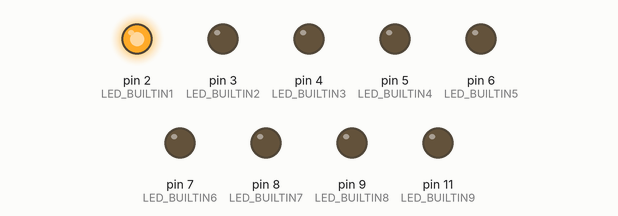
Simulated run of this sketch. Board: Arduino Uno, built with avr-gcc and run on an emulated ATmega328P. Shown: output pins drawn as LEDs (lit = HIGH).

Above: at 0.1 s.
At 9.1 s:
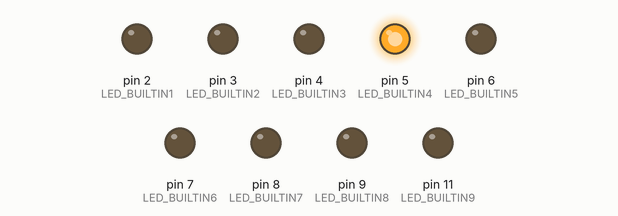
At 12.6 s:
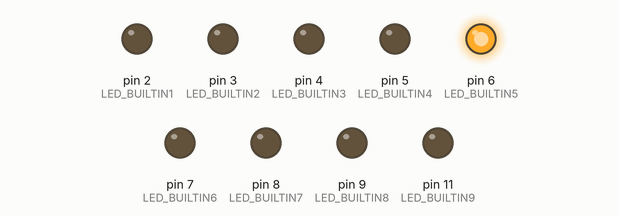
At 16.6 s:
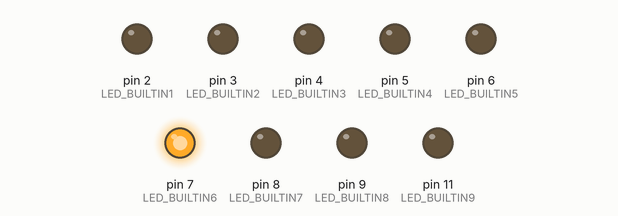
At 26.1 s:
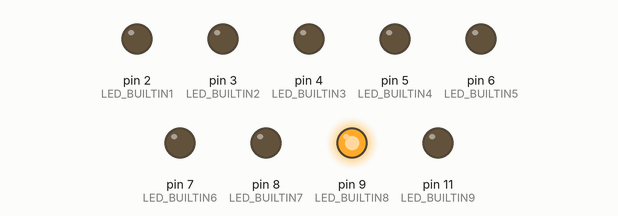
At 38.1 s:
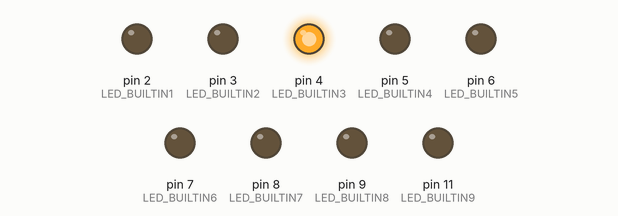
Timing chart, 0 to 39.6 s (numbered marks = the images above):
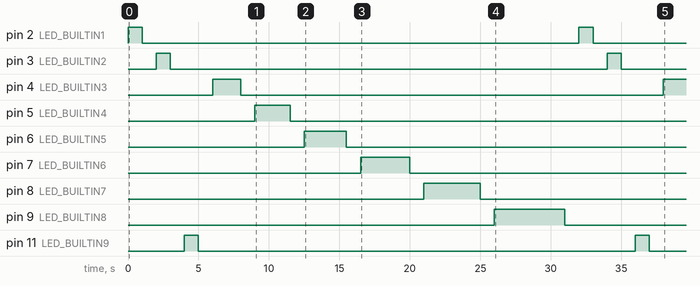

Measured:
- by itself, pin 2 (LED_BUILTIN1), pin 3 (LED_BUILTIN2), pin 11 (LED_BUILTIN9): alternates HIGH for 1.0 s and LOW for 31.0 s
- by itself, pin 4 (LED_BUILTIN3): LOW → HIGH at 6.0 s, → LOW 2.0 s later, → HIGH 30.0 s later
- by itself, pin 5 (LED_BUILTIN4): LOW → HIGH at 9.0 s, → LOW 2.5 s later
- by itself, pin 6 (LED_BUILTIN5): LOW → HIGH at 12.5 s, → LOW 3.0 s later
- by itself, pin 7 (LED_BUILTIN6): LOW → HIGH at 16.5 s, → LOW 3.5 s later
- by itself, pin 8 (LED_BUILTIN7): LOW → HIGH at 21.0 s, → LOW 4.0 s later
- by itself, pin 9 (LED_BUILTIN8): LOW → HIGH at 26.0 s, → LOW 5.0 s later

The sketch:

Blink_of_8_different_led.ino
```cpp
int LED_BUILTIN1=2;
int LED_BUILTIN2=3;
int LED_BUILTIN3=4;
int LED_BUILTIN4=5;
int LED_BUILTIN5=6;
int LED_BUILTIN6=7;
int LED_BUILTIN7=8;
int LED_BUILTIN8=9;
int LED_BUILTIN9=11;


void setup() {

  pinMode(LED_BUILTIN1, OUTPUT);
  pinMode(LED_BUILTIN2, OUTPUT);
  pinMode(LED_BUILTIN9, OUTPUT);
  pinMode(LED_BUILTIN3, OUTPUT);
  pinMode(LED_BUILTIN4, OUTPUT);
  pinMode(LED_BUILTIN5, OUTPUT);
  pinMode(LED_BUILTIN6, OUTPUT);
  pinMode(LED_BUILTIN7, OUTPUT);
  pinMode(LED_BUILTIN8, OUTPUT);
   pinMode(LED_BUILTIN9, OUTPUT);

}


void loop() {
  digitalWrite(LED_BUILTIN1, HIGH);   // turn the LED on (HIGH is the voltage level)
  delay(1000);                       // wait for a second
  digitalWrite(LED_BUILTIN1, LOW);    // turn the LED off by making the voltage LOW
  delay(1000);                       // wait for a second

  digitalWrite(LED_BUILTIN2, HIGH);   // turn the LED on (HIGH is the voltage level)
  delay(1000);                       // wait for a second
  digitalWrite(LED_BUILTIN2, LOW);    // turn the LED off by making the voltage LOW
  delay(1000);                       // wait for a second

  digitalWrite(LED_BUILTIN9, HIGH);   // turn the LED on (HIGH is the voltage level)
  delay(1000);                       // wait for a second
  digitalWrite(LED_BUILTIN9, LOW);    // turn the LED off by making the voltage LOW
  delay(1000);                       // wait for a second

  digitalWrite(LED_BUILTIN3, HIGH);   // turn the LED on (HIGH is the voltage level)
  delay(2000);                       // wait for a second
  digitalWrite(LED_BUILTIN3, LOW);    // turn the LED off by making the voltage LOW
  delay(1000);                       // wait for a second

  digitalWrite(LED_BUILTIN4, HIGH);   // turn the LED on (HIGH is the voltage level)
  delay(2500);                       // wait for a second
  digitalWrite(LED_BUILTIN4, LOW);    // turn the LED off by making the voltage LOW
  delay(1000);                       // wait for a second

  digitalWrite(LED_BUILTIN5, HIGH);   // turn the LED on (HIGH is the voltage level)
  delay(3000);                       // wait for a second
  digitalWrite(LED_BUILTIN5, LOW);    // turn the LED off by making the voltage LOW
  delay(1000);                       // wait for a second

  digitalWrite(LED_BUILTIN6, HIGH);   // turn the LED on (HIGH is the voltage level)
  delay(3500);                       // wait for a second
  digitalWrite(LED_BUILTIN6, LOW);    // turn the LED off by making the voltage LOW
  delay(1000);                       // wait for a second

  digitalWrite(LED_BUILTIN7, HIGH);   // turn the LED on (HIGH is the voltage level)
  delay(4000);                       // wait for a second
  digitalWrite(LED_BUILTIN7, LOW);    // turn the LED off by making the voltage LOW
  delay(1000);                       // wait for a second

  digitalWrite(LED_BUILTIN8, HIGH);   // turn the LED on (HIGH is the voltage level)
  delay(5000);                       // wait for a second
  digitalWrite(LED_BUILTIN8, LOW);    // turn the LED off by making the voltage LOW
  delay(1000);                       // wait for a second

}
```
